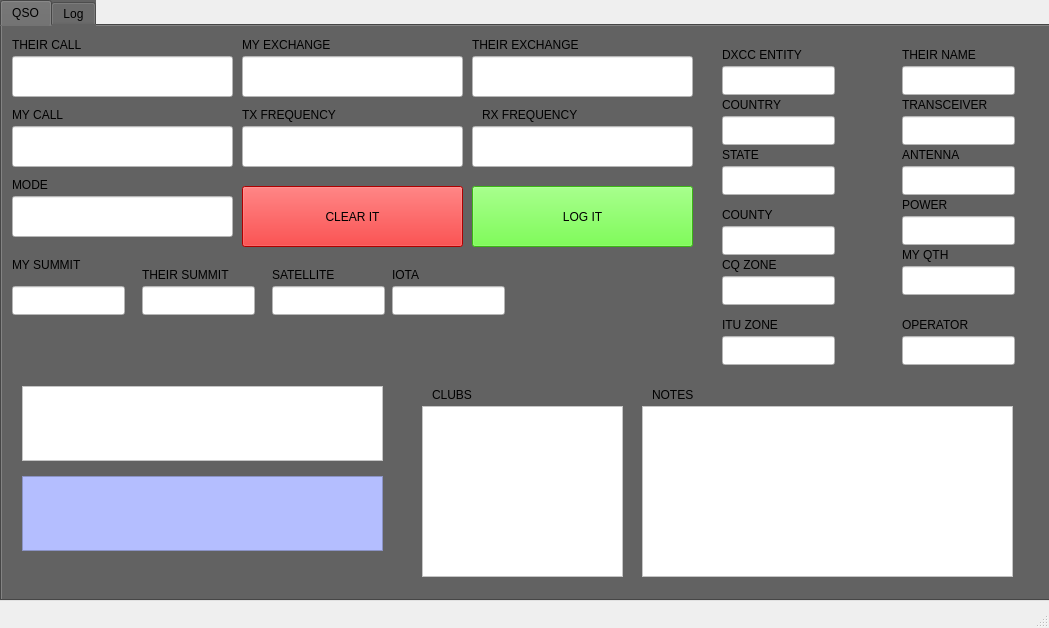
<?xml version="1.0" encoding="UTF-8"?>
<ui version="4.0">
 <class>MainWindow</class>
 <widget class="QMainWindow" name="MainWindow">
  <property name="geometry">
   <rect>
    <x>0</x>
    <y>0</y>
    <width>1049</width>
    <height>628</height>
   </rect>
  </property>
  <property name="windowTitle">
   <string>MainWindow</string>
  </property>
  <widget class="QWidget" name="centralwidget">
   <widget class="QTabWidget" name="tabWidget">
    <property name="geometry">
     <rect>
      <x>0</x>
      <y>0</y>
      <width>1051</width>
      <height>601</height>
     </rect>
    </property>
    <property name="styleSheet">
     <string notr="true">background-color: rgb(98, 98, 98);</string>
    </property>
    <property name="currentIndex">
     <number>0</number>
    </property>
    <widget class="QWidget" name="QSO">
     <property name="toolTip">
      <string>Main Log Window</string>
     </property>
     <property name="accessibleName">
      <string>Log</string>
     </property>
     <attribute name="title">
      <string>QSO</string>
     </attribute>
     <widget class="QLineEdit" name="theircall_le">
      <property name="geometry">
       <rect>
        <x>10</x>
        <y>30</y>
        <width>221</width>
        <height>41</height>
       </rect>
      </property>
      <property name="styleSheet">
       <string notr="true">background-color: rgb(255, 255, 255);</string>
      </property>
     </widget>
     <widget class="QLineEdit" name="county_le">
      <property name="geometry">
       <rect>
        <x>720</x>
        <y>200</y>
        <width>113</width>
        <height>29</height>
       </rect>
      </property>
      <property name="styleSheet">
       <string notr="true">background-color: rgb(255, 255, 255);</string>
      </property>
     </widget>
     <widget class="QLineEdit" name="country_le">
      <property name="geometry">
       <rect>
        <x>720</x>
        <y>90</y>
        <width>113</width>
        <height>29</height>
       </rect>
      </property>
      <property name="styleSheet">
       <string notr="true">background-color: rgb(255, 255, 255);</string>
      </property>
     </widget>
     <widget class="QLineEdit" name="state_le">
      <property name="geometry">
       <rect>
        <x>720</x>
        <y>140</y>
        <width>113</width>
        <height>29</height>
       </rect>
      </property>
      <property name="styleSheet">
       <string notr="true">background-color: rgb(255, 255, 255);</string>
      </property>
     </widget>
     <widget class="QLabel" name="label">
      <property name="geometry">
       <rect>
        <x>470</x>
        <y>10</y>
        <width>111</width>
        <height>17</height>
       </rect>
      </property>
      <property name="text">
       <string>THEIR EXCHANGE</string>
      </property>
     </widget>
     <widget class="QLabel" name="label_2">
      <property name="geometry">
       <rect>
        <x>240</x>
        <y>10</y>
        <width>111</width>
        <height>17</height>
       </rect>
      </property>
      <property name="text">
       <string>MY EXCHANGE</string>
      </property>
     </widget>
     <widget class="QLabel" name="label_3">
      <property name="geometry">
       <rect>
        <x>240</x>
        <y>80</y>
        <width>111</width>
        <height>17</height>
       </rect>
      </property>
      <property name="text">
       <string>TX FREQUENCY</string>
      </property>
     </widget>
     <widget class="QLabel" name="label_4">
      <property name="geometry">
       <rect>
        <x>10</x>
        <y>150</y>
        <width>111</width>
        <height>17</height>
       </rect>
      </property>
      <property name="text">
       <string>MODE</string>
      </property>
     </widget>
     <widget class="QLabel" name="label_5">
      <property name="geometry">
       <rect>
        <x>720</x>
        <y>70</y>
        <width>111</width>
        <height>17</height>
       </rect>
      </property>
      <property name="text">
       <string>COUNTRY</string>
      </property>
     </widget>
     <widget class="QLabel" name="label_6">
      <property name="geometry">
       <rect>
        <x>720</x>
        <y>120</y>
        <width>111</width>
        <height>17</height>
       </rect>
      </property>
      <property name="text">
       <string>STATE</string>
      </property>
     </widget>
     <widget class="QLabel" name="label_7">
      <property name="geometry">
       <rect>
        <x>720</x>
        <y>180</y>
        <width>111</width>
        <height>17</height>
       </rect>
      </property>
      <property name="text">
       <string>COUNTY</string>
      </property>
     </widget>
     <widget class="QLineEdit" name="dxcc_le">
      <property name="geometry">
       <rect>
        <x>720</x>
        <y>40</y>
        <width>113</width>
        <height>29</height>
       </rect>
      </property>
      <property name="styleSheet">
       <string notr="true">background-color: rgb(255, 255, 255);</string>
      </property>
     </widget>
     <widget class="QLineEdit" name="ituzone_le">
      <property name="geometry">
       <rect>
        <x>720</x>
        <y>310</y>
        <width>113</width>
        <height>29</height>
       </rect>
      </property>
      <property name="styleSheet">
       <string notr="true">background-color: rgb(255, 255, 255);</string>
      </property>
     </widget>
     <widget class="QLineEdit" name="cqzone_le">
      <property name="geometry">
       <rect>
        <x>720</x>
        <y>250</y>
        <width>113</width>
        <height>29</height>
       </rect>
      </property>
      <property name="styleSheet">
       <string notr="true">background-color: rgb(255, 255, 255);</string>
      </property>
     </widget>
     <widget class="QLabel" name="label_8">
      <property name="geometry">
       <rect>
        <x>720</x>
        <y>290</y>
        <width>111</width>
        <height>17</height>
       </rect>
      </property>
      <property name="text">
       <string>ITU ZONE</string>
      </property>
     </widget>
     <widget class="QLabel" name="label_9">
      <property name="geometry">
       <rect>
        <x>720</x>
        <y>230</y>
        <width>111</width>
        <height>17</height>
       </rect>
      </property>
      <property name="text">
       <string>CQ ZONE</string>
      </property>
     </widget>
     <widget class="QLabel" name="label_10">
      <property name="geometry">
       <rect>
        <x>720</x>
        <y>20</y>
        <width>111</width>
        <height>17</height>
       </rect>
      </property>
      <property name="text">
       <string>DXCC ENTITY</string>
      </property>
     </widget>
     <widget class="QLabel" name="label_11">
      <property name="geometry">
       <rect>
        <x>10</x>
        <y>10</y>
        <width>111</width>
        <height>17</height>
       </rect>
      </property>
      <property name="text">
       <string>THEIR CALL</string>
      </property>
     </widget>
     <widget class="QLabel" name="label_12">
      <property name="geometry">
       <rect>
        <x>10</x>
        <y>80</y>
        <width>111</width>
        <height>17</height>
       </rect>
      </property>
      <property name="text">
       <string>MY CALL</string>
      </property>
     </widget>
     <widget class="QLabel" name="label_13">
      <property name="geometry">
       <rect>
        <x>140</x>
        <y>240</y>
        <width>111</width>
        <height>17</height>
       </rect>
      </property>
      <property name="text">
       <string>THEIR SUMMIT</string>
      </property>
     </widget>
     <widget class="QLineEdit" name="lineEdit_14">
      <property name="geometry">
       <rect>
        <x>10</x>
        <y>260</y>
        <width>113</width>
        <height>29</height>
       </rect>
      </property>
      <property name="styleSheet">
       <string notr="true">background-color: rgb(255, 255, 255);</string>
      </property>
     </widget>
     <widget class="QLabel" name="label_14">
      <property name="geometry">
       <rect>
        <x>10</x>
        <y>230</y>
        <width>111</width>
        <height>17</height>
       </rect>
      </property>
      <property name="text">
       <string>MY SUMMIT</string>
      </property>
     </widget>
     <widget class="QLineEdit" name="lineEdit_16">
      <property name="geometry">
       <rect>
        <x>140</x>
        <y>260</y>
        <width>113</width>
        <height>29</height>
       </rect>
      </property>
      <property name="styleSheet">
       <string notr="true">background-color: rgb(255, 255, 255);</string>
      </property>
     </widget>
     <widget class="QTextEdit" name="clubs_te">
      <property name="geometry">
       <rect>
        <x>420</x>
        <y>380</y>
        <width>201</width>
        <height>171</height>
       </rect>
      </property>
      <property name="styleSheet">
       <string notr="true">background-color: rgb(255, 255, 255);</string>
      </property>
     </widget>
     <widget class="QLabel" name="label_17">
      <property name="geometry">
       <rect>
        <x>430</x>
        <y>360</y>
        <width>111</width>
        <height>17</height>
       </rect>
      </property>
      <property name="text">
       <string>CLUBS</string>
      </property>
     </widget>
     <widget class="QTextEdit" name="notes_te">
      <property name="geometry">
       <rect>
        <x>640</x>
        <y>380</y>
        <width>371</width>
        <height>171</height>
       </rect>
      </property>
      <property name="styleSheet">
       <string notr="true">background-color: rgb(255, 255, 255);</string>
      </property>
     </widget>
     <widget class="QLabel" name="label_18">
      <property name="geometry">
       <rect>
        <x>650</x>
        <y>360</y>
        <width>111</width>
        <height>17</height>
       </rect>
      </property>
      <property name="text">
       <string>NOTES</string>
      </property>
     </widget>
     <widget class="QLineEdit" name="antenna_le">
      <property name="geometry">
       <rect>
        <x>900</x>
        <y>140</y>
        <width>113</width>
        <height>29</height>
       </rect>
      </property>
      <property name="styleSheet">
       <string notr="true">background-color: rgb(255, 255, 255);</string>
      </property>
     </widget>
     <widget class="QLineEdit" name="transceiver_le">
      <property name="geometry">
       <rect>
        <x>900</x>
        <y>90</y>
        <width>113</width>
        <height>29</height>
       </rect>
      </property>
      <property name="styleSheet">
       <string notr="true">background-color: rgb(255, 255, 255);</string>
      </property>
     </widget>
     <widget class="QLineEdit" name="theirname_le">
      <property name="geometry">
       <rect>
        <x>900</x>
        <y>40</y>
        <width>113</width>
        <height>29</height>
       </rect>
      </property>
      <property name="styleSheet">
       <string notr="true">background-color: rgb(255, 255, 255);</string>
      </property>
     </widget>
     <widget class="QLineEdit" name="power_le">
      <property name="geometry">
       <rect>
        <x>900</x>
        <y>190</y>
        <width>113</width>
        <height>29</height>
       </rect>
      </property>
      <property name="styleSheet">
       <string notr="true">background-color: rgb(255, 255, 255);</string>
      </property>
     </widget>
     <widget class="QLabel" name="label_19">
      <property name="geometry">
       <rect>
        <x>900</x>
        <y>170</y>
        <width>111</width>
        <height>17</height>
       </rect>
      </property>
      <property name="text">
       <string>POWER</string>
      </property>
     </widget>
     <widget class="QLabel" name="label_20">
      <property name="geometry">
       <rect>
        <x>900</x>
        <y>70</y>
        <width>111</width>
        <height>17</height>
       </rect>
      </property>
      <property name="text">
       <string>TRANSCEIVER</string>
      </property>
     </widget>
     <widget class="QLabel" name="label_21">
      <property name="geometry">
       <rect>
        <x>900</x>
        <y>220</y>
        <width>111</width>
        <height>17</height>
       </rect>
      </property>
      <property name="text">
       <string>MY QTH</string>
      </property>
     </widget>
     <widget class="QLabel" name="label_22">
      <property name="geometry">
       <rect>
        <x>900</x>
        <y>120</y>
        <width>111</width>
        <height>17</height>
       </rect>
      </property>
      <property name="text">
       <string>ANTENNA</string>
      </property>
     </widget>
     <widget class="QLineEdit" name="lineEdit_21">
      <property name="geometry">
       <rect>
        <x>270</x>
        <y>260</y>
        <width>113</width>
        <height>29</height>
       </rect>
      </property>
      <property name="styleSheet">
       <string notr="true">background-color: rgb(255, 255, 255);</string>
      </property>
     </widget>
     <widget class="QLabel" name="label_23">
      <property name="geometry">
       <rect>
        <x>270</x>
        <y>240</y>
        <width>111</width>
        <height>17</height>
       </rect>
      </property>
      <property name="text">
       <string>SATELLITE</string>
      </property>
     </widget>
     <widget class="QLineEdit" name="lineEdit_15">
      <property name="geometry">
       <rect>
        <x>390</x>
        <y>260</y>
        <width>113</width>
        <height>29</height>
       </rect>
      </property>
      <property name="styleSheet">
       <string notr="true">background-color: rgb(255, 255, 255);</string>
      </property>
     </widget>
     <widget class="QLabel" name="label_24">
      <property name="geometry">
       <rect>
        <x>390</x>
        <y>240</y>
        <width>111</width>
        <height>17</height>
       </rect>
      </property>
      <property name="text">
       <string>IOTA</string>
      </property>
     </widget>
     <widget class="QLineEdit" name="myexch_le">
      <property name="geometry">
       <rect>
        <x>240</x>
        <y>30</y>
        <width>221</width>
        <height>41</height>
       </rect>
      </property>
      <property name="styleSheet">
       <string notr="true">background-color: rgb(255, 255, 255);</string>
      </property>
     </widget>
     <widget class="QLineEdit" name="theirexch_le">
      <property name="geometry">
       <rect>
        <x>470</x>
        <y>30</y>
        <width>221</width>
        <height>41</height>
       </rect>
      </property>
      <property name="styleSheet">
       <string notr="true">background-color: rgb(255, 255, 255);</string>
      </property>
     </widget>
     <widget class="QLineEdit" name="mycall_le">
      <property name="geometry">
       <rect>
        <x>10</x>
        <y>100</y>
        <width>221</width>
        <height>41</height>
       </rect>
      </property>
      <property name="styleSheet">
       <string notr="true">background-color: rgb(255, 255, 255);</string>
      </property>
     </widget>
     <widget class="QLineEdit" name="txfreq_le">
      <property name="geometry">
       <rect>
        <x>240</x>
        <y>100</y>
        <width>221</width>
        <height>41</height>
       </rect>
      </property>
      <property name="styleSheet">
       <string notr="true">background-color: rgb(255, 255, 255);</string>
      </property>
     </widget>
     <widget class="QLineEdit" name="rxfreq_le">
      <property name="geometry">
       <rect>
        <x>470</x>
        <y>100</y>
        <width>221</width>
        <height>41</height>
       </rect>
      </property>
      <property name="styleSheet">
       <string notr="true">background-color: rgb(255, 255, 255);</string>
      </property>
     </widget>
     <widget class="QLabel" name="label_25">
      <property name="geometry">
       <rect>
        <x>900</x>
        <y>290</y>
        <width>111</width>
        <height>17</height>
       </rect>
      </property>
      <property name="text">
       <string>OPERATOR</string>
      </property>
     </widget>
     <widget class="QLineEdit" name="qth_le">
      <property name="geometry">
       <rect>
        <x>900</x>
        <y>240</y>
        <width>113</width>
        <height>29</height>
       </rect>
      </property>
      <property name="styleSheet">
       <string notr="true">background-color: rgb(255, 255, 255);</string>
      </property>
     </widget>
     <widget class="QPushButton" name="logqso_button">
      <property name="geometry">
       <rect>
        <x>470</x>
        <y>160</y>
        <width>221</width>
        <height>61</height>
       </rect>
      </property>
      <property name="styleSheet">
       <string notr="true">background-color: rgb(82, 255, 30);
color: rgb(0, 0, 0);</string>
      </property>
      <property name="text">
       <string>LOG IT</string>
      </property>
     </widget>
     <widget class="QPushButton" name="clearqso_button">
      <property name="geometry">
       <rect>
        <x>240</x>
        <y>160</y>
        <width>221</width>
        <height>61</height>
       </rect>
      </property>
      <property name="styleSheet">
       <string notr="true">background-color: rgb(245, 0, 0);
</string>
      </property>
      <property name="text">
       <string>CLEAR IT</string>
      </property>
     </widget>
     <widget class="QLineEdit" name="operator_le">
      <property name="geometry">
       <rect>
        <x>900</x>
        <y>310</y>
        <width>113</width>
        <height>29</height>
       </rect>
      </property>
      <property name="styleSheet">
       <string notr="true">background-color: rgb(255, 255, 255);</string>
      </property>
     </widget>
     <widget class="QLabel" name="label_26">
      <property name="geometry">
       <rect>
        <x>900</x>
        <y>20</y>
        <width>111</width>
        <height>17</height>
       </rect>
      </property>
      <property name="text">
       <string>THEIR NAME</string>
      </property>
     </widget>
     <widget class="QLineEdit" name="mode_le">
      <property name="geometry">
       <rect>
        <x>10</x>
        <y>170</y>
        <width>221</width>
        <height>41</height>
       </rect>
      </property>
      <property name="styleSheet">
       <string notr="true">background-color: rgb(255, 255, 255);</string>
      </property>
     </widget>
     <widget class="QLabel" name="label_15">
      <property name="geometry">
       <rect>
        <x>480</x>
        <y>80</y>
        <width>111</width>
        <height>17</height>
       </rect>
      </property>
      <property name="text">
       <string>RX FREQUENCY</string>
      </property>
     </widget>
     <widget class="QTextEdit" name="qsoatno_te">
      <property name="geometry">
       <rect>
        <x>20</x>
        <y>450</y>
        <width>361</width>
        <height>75</height>
       </rect>
      </property>
      <property name="styleSheet">
       <string notr="true">background-color: rgb(180, 190, 255);</string>
      </property>
     </widget>
     <widget class="QTextEdit" name="qsofacts_te">
      <property name="geometry">
       <rect>
        <x>20</x>
        <y>360</y>
        <width>361</width>
        <height>75</height>
       </rect>
      </property>
      <property name="styleSheet">
       <string notr="true">background-color: rgb(255, 255, 255);</string>
      </property>
     </widget>
    </widget>
    <widget class="QWidget" name="Log">
     <attribute name="title">
      <string>Log</string>
     </attribute>
    </widget>
   </widget>
  </widget>
  <widget class="QMenuBar" name="menubar">
   <property name="geometry">
    <rect>
     <x>0</x>
     <y>0</y>
     <width>1049</width>
     <height>23</height>
    </rect>
   </property>
  </widget>
  <widget class="QStatusBar" name="statusbar"/>
 </widget>
 <resources/>
 <connections/>
</ui>
